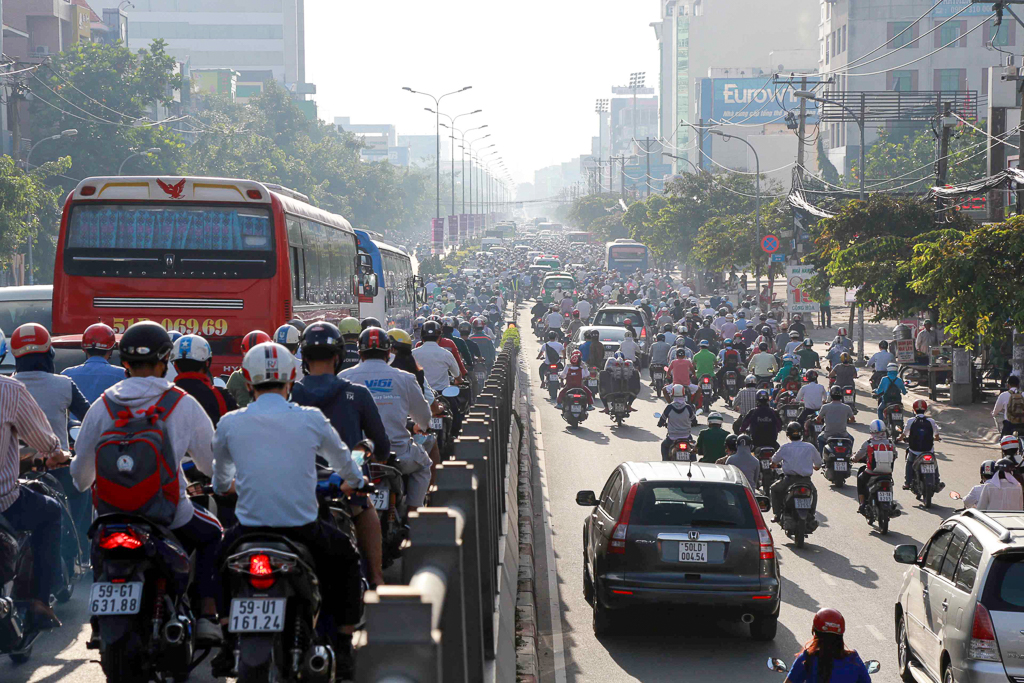
#> input picture test_image/1.jpg, 1024 x 683 px
$ python -i utils_rotate.py   (imports and definitions only)
#> lines starting #> are read from the running program, lines starting #| are printed output that depends on the picture
#> further down, picture is the input picture: shape (683, 1024, 3); mean B, G, R 121.4, 117.7, 118.1
import numpy as np
import math
import cv2

def changeContrast(img):
    lab= cv2.cvtColor(img, cv2.COLOR_BGR2LAB)
#> lab: shape (683, 1024, 3); mean of channels 0, 1, 2 123.6, 129.4, 126.3
    l_channel, a, b = cv2.split(lab)
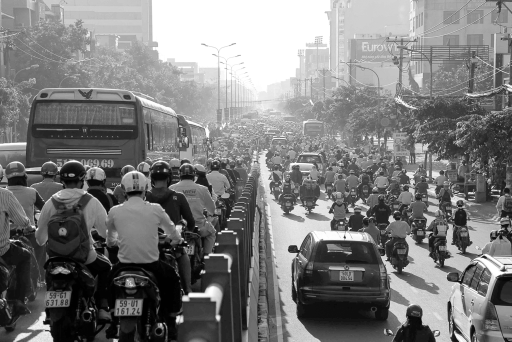
#> l_channel: shape (683, 1024) (shown at 1/2 size); min 0, max 255, mean 123.6
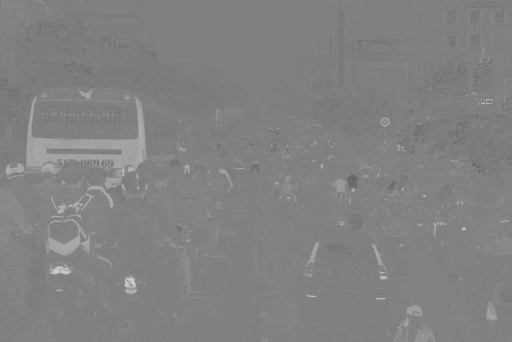
#> a: shape (683, 1024) (shown at 1/2 size); min 94, max 208, mean 129.4
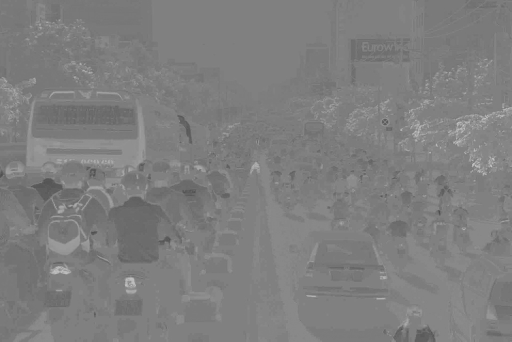
#> b: shape (683, 1024) (shown at 1/2 size); min 70, max 206, mean 126.3
    clahe = cv2.createCLAHE(clipLimit=3.0, tileGridSize=(8,8))
    cl = clahe.apply(l_channel)
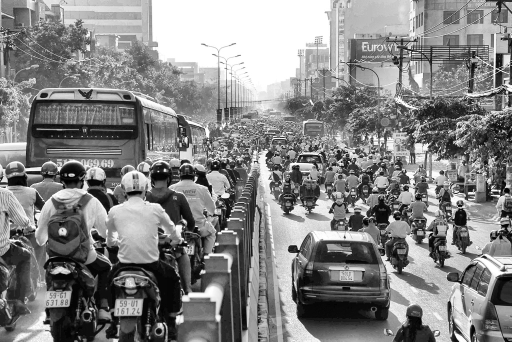
#> cl: shape (683, 1024) (shown at 1/2 size); min 0, max 255, mean 132.1
    limg = cv2.merge((cl,a,b))
#> limg: shape (683, 1024, 3); mean of channels 0, 1, 2 132.1, 129.4, 126.3
    enhanced_img = cv2.cvtColor(limg, cv2.COLOR_LAB2BGR)
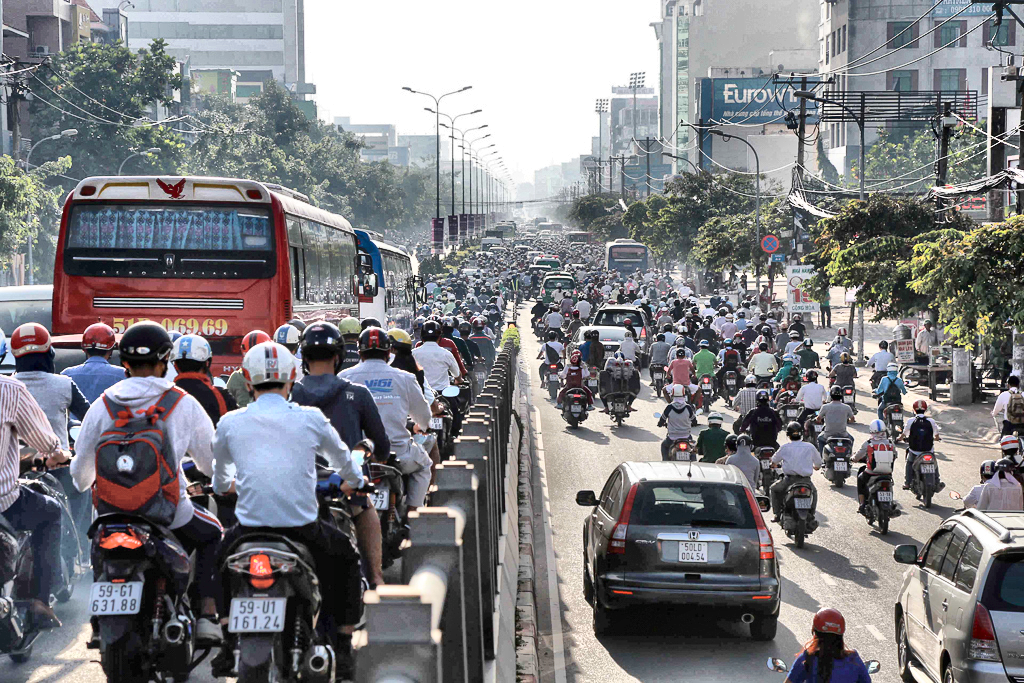
#> enhanced_img: shape (683, 1024, 3); mean B, G, R 130, 126.5, 127
    return enhanced_img

# [48 lines left out: functions rotate_image, compute_skew, deskew, not called in this run]

>>> import cv2
>>> picture = cv2.imread('../test_image/1.jpg')
>>> result = changeContrast(picture)

$ run again, on test_image/101.jpg
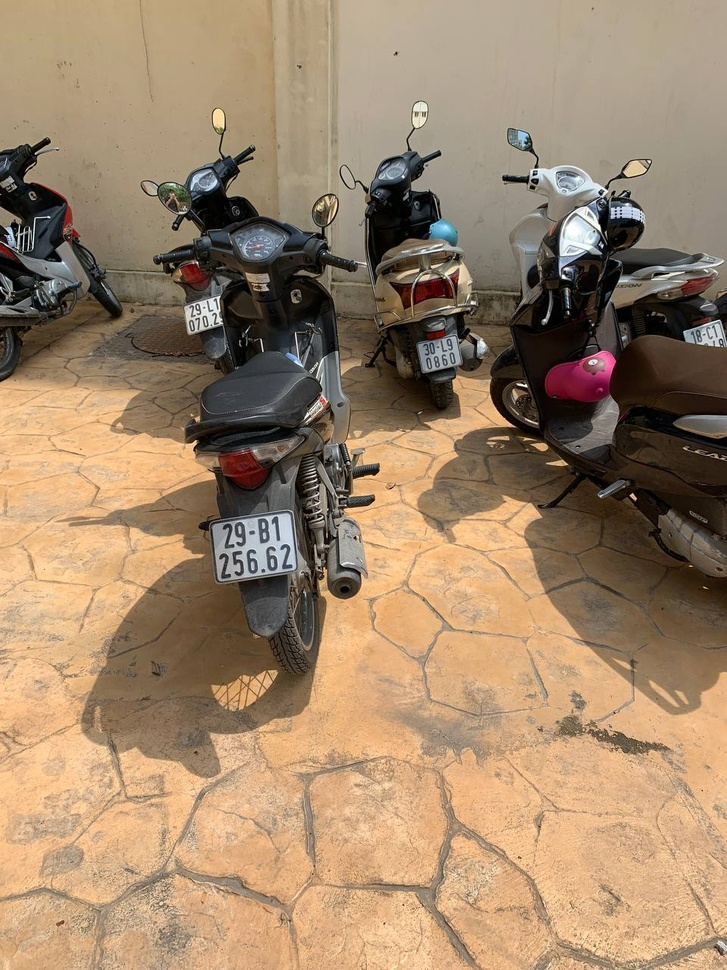
#> input picture test_image/101.jpg, 727 x 970 px, shrunk from 960 x 1280 before the run
#> picture is the input picture: shape (970, 727, 3); mean B, G, R 106.5, 133.7, 159.3
#> lab: shape (970, 727, 3); mean of channels 0, 1, 2 144.3, 133.7, 145.9
#> in changeContrast, `cl = clahe.apply(l_channel)`:
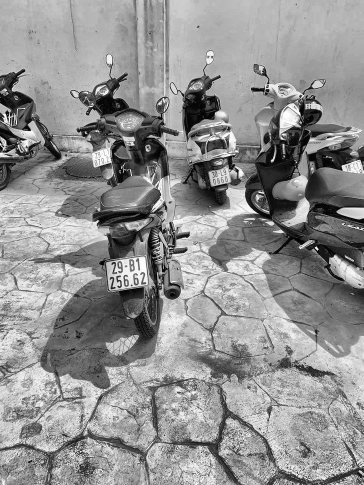
#> cl: shape (970, 727) (shown at 1/2 size); min 0, max 255, mean 145
#> limg: shape (970, 727, 3); mean of channels 0, 1, 2 145, 133.7, 145.9
#> in changeContrast, `enhanced_img = cv2.cvtColor(limg, cv2.COLOR_LAB2BGR)`:
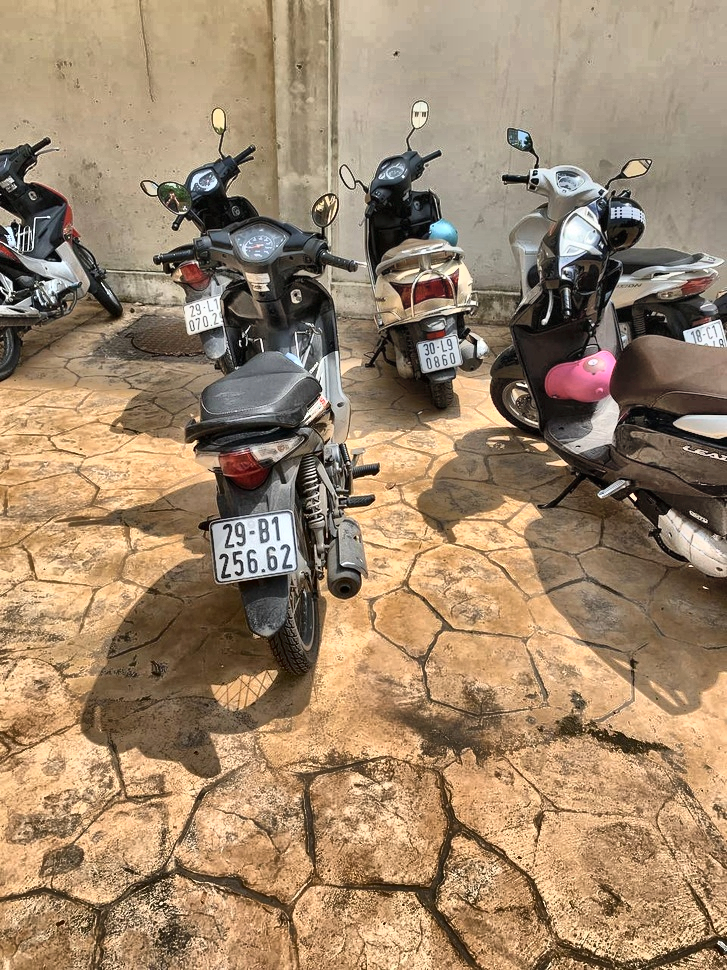
#> enhanced_img: shape (970, 727, 3); mean B, G, R 107.4, 134.4, 158.6

$ run again, on test_image/117.jpg
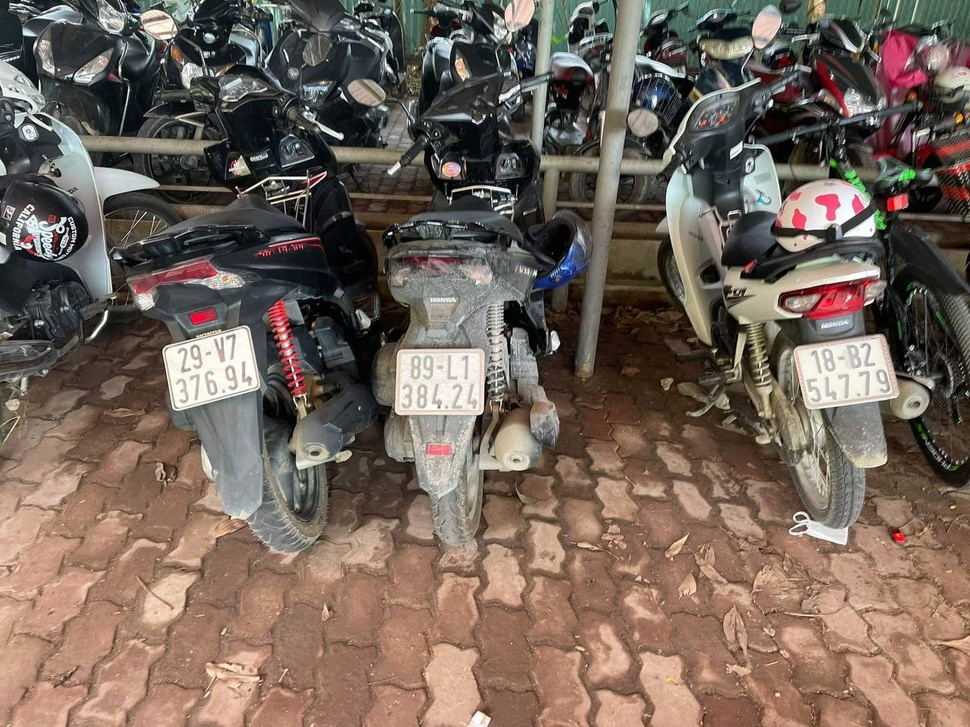
#> input picture test_image/117.jpg, 970 x 727 px, shrunk from 1280 x 960 before the run
#> picture is the input picture: shape (727, 970, 3); mean B, G, R 90.8, 101.3, 116.7
#> lab: shape (727, 970, 3); mean of channels 0, 1, 2 110.1, 132.6, 136.3
#> in changeContrast, `l_channel, a, b = cv2.split(lab)`:
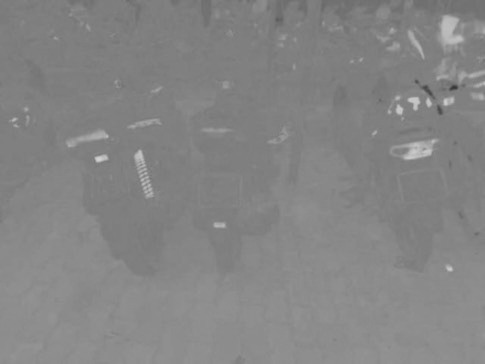
#> a: shape (727, 970) (shown at 1/2 size); min 52, max 209, mean 132.6
#> limg: shape (727, 970, 3); mean of channels 0, 1, 2 125.5, 132.6, 136.3
#> in changeContrast, `enhanced_img = cv2.cvtColor(limg, cv2.COLOR_LAB2BGR)`:
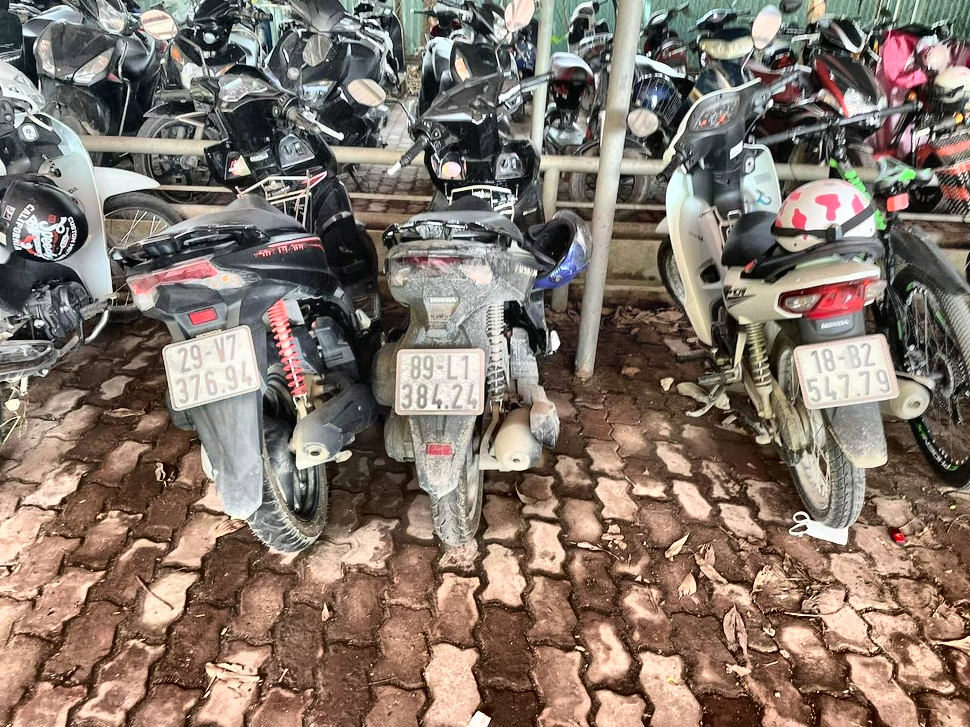
#> enhanced_img: shape (727, 970, 3); mean B, G, R 106.6, 117.2, 131.8
